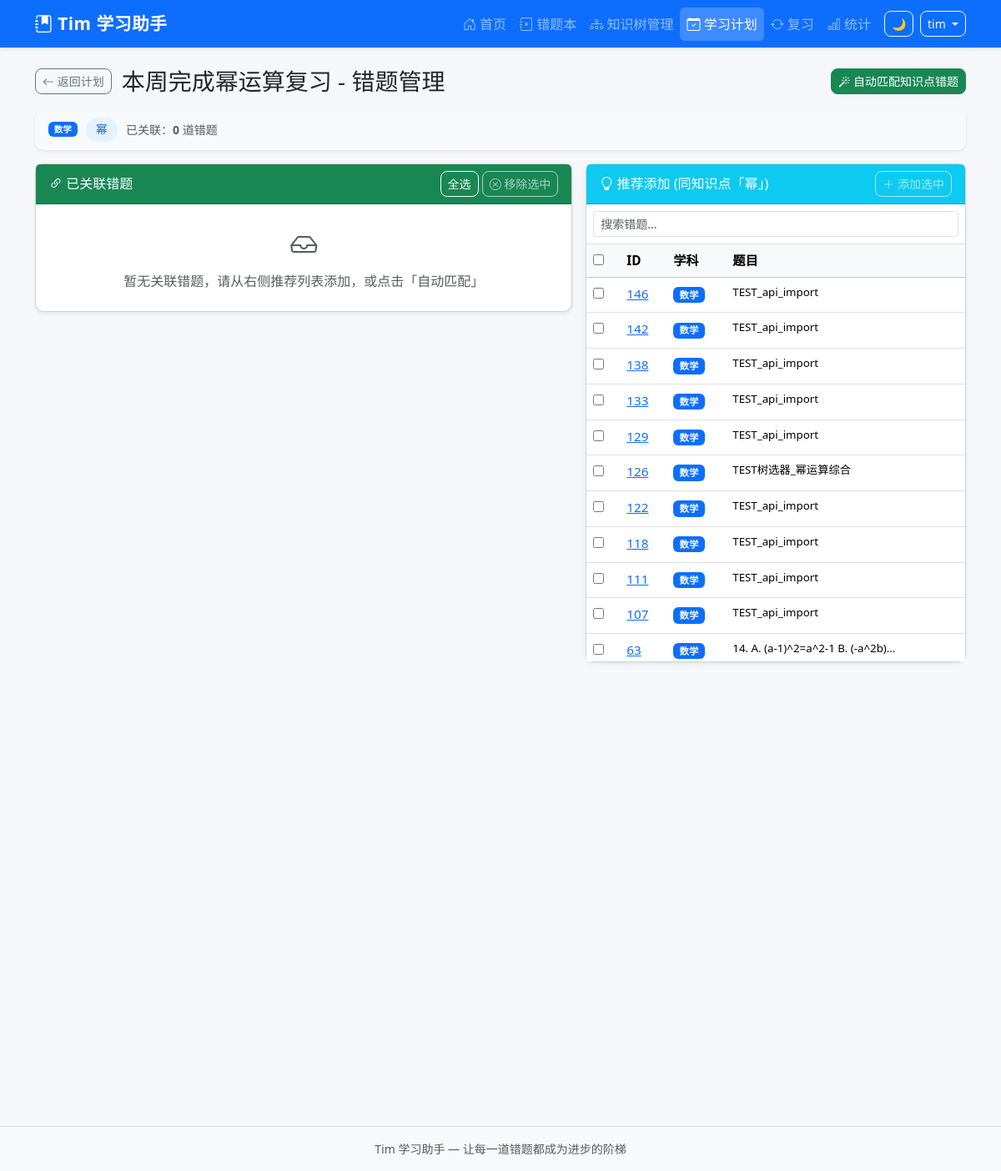
Page /study-plans/7/mistakes (signed in) on the earlier database version.
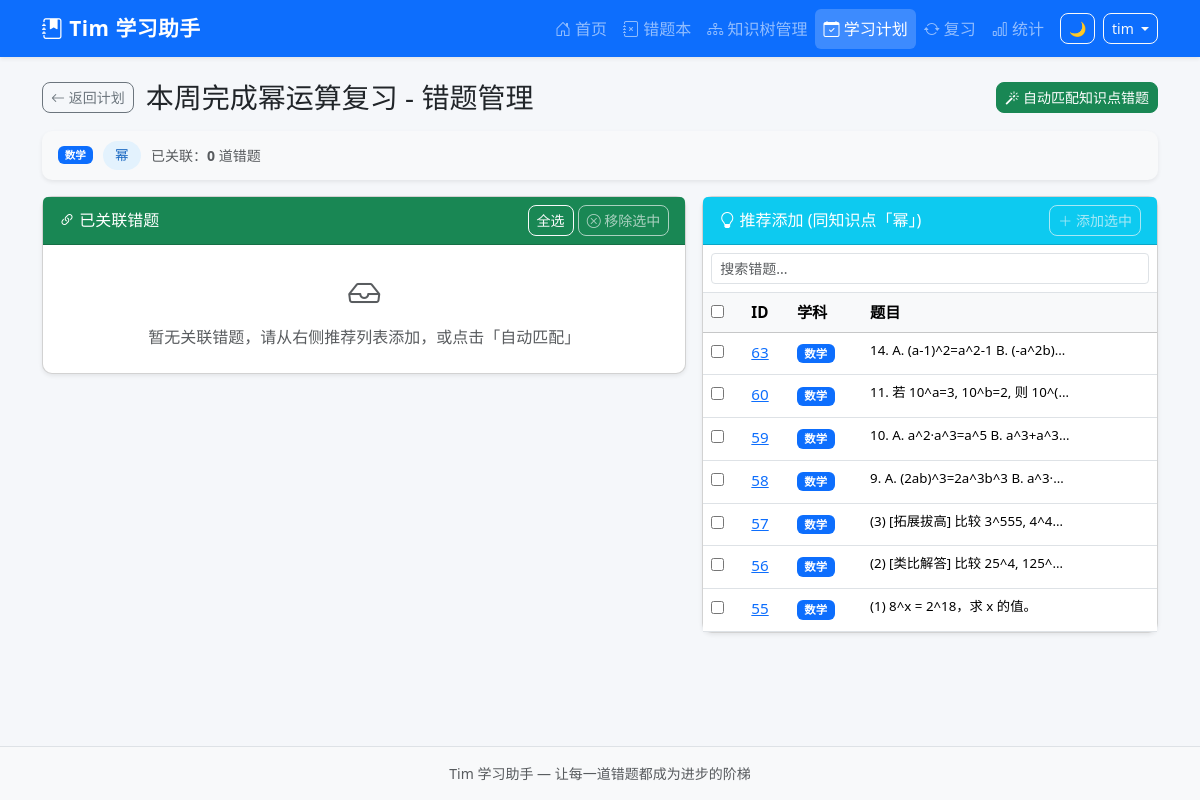
Same page on the later database version.
### tables this page shows
CREATE TABLE mistake_records (
            id INTEGER PRIMARY KEY AUTOINCREMENT,
            uuid TEXT NOT NULL,
            sys_platform TEXT NOT NULL DEFAULT 'web',
            bstudio_create_time TIMESTAMP DEFAULT CURRENT_TIMESTAMP,
            xueke TEXT NOT NULL,
            timu TEXT NOT NULL,
            xueshengdaan TEXT DEFAULT '',
            zhengquedaan TEXT DEFAULT '',
            cuowufenxi TEXT DEFAULT '',
            zhishidian TEXT DEFAULT '',
            difficulty INTEGER DEFAULT 1,
            review_count INTEGER DEFAULT 0,
            last_review_at TIMESTAMP,
            next_review_at TIMESTAMP,
            review_stage INTEGER DEFAULT 0,
            review_algorithm TEXT DEFAULT 'sm2',
            status TEXT DEFAULT 'active',
            updated_at TIMESTAMP DEFAULT CURRENT_TIMESTAMP
        , voice_data TEXT DEFAULT '');

### app.py (the view, shortened to what this page needs)
@app.route('/study-plans/<int:plan_id>/mistakes')
@login_required
def plan_mistakes(plan_id):
    plan = query_db('SELECT * FROM study_plans WHERE id=?', (plan_id,), one=True)
    if not plan:
        flash('计划不存在', 'danger')
        return redirect(url_for('study_plans'))
    linked = query_db(
        '''SELECT mr.* FROM mistake_records mr
           JOIN plan_mistakes pm ON mr.id = pm.mistake_id
           WHERE pm.plan_id = ? AND 1=1
           ORDER BY mr.bstudio_create_time DESC''',
        (plan_id,)
    )
    linked = rows_to_dicts(linked)
    for q in linked:
        q['timu_plain'] = strip_latex(q['timu'])
    suggested = []
    if plan['zhishidian']:
        suggested = query_db(
            '''SELECT mr.* FROM mistake_records mr
               WHERE mr.zhishidian LIKE ? AND 1=1
               AND mr.id NOT IN (SELECT mistake_id FROM plan_mistakes WHERE plan_id=?)
               ORDER BY mr.bstudio_create_time DESC LIMIT 20''',
            ('%' + plan['zhishidian'] + '%', plan_id)
        )
    suggested = rows_to_dicts(suggested)
    for q in suggested:
        q['timu_plain'] = strip_latex(q['timu'])
    resp = make_response(render_template('plan_mistakes.html',
        plan=plan, linked=linked, suggested=suggested,
        subjects=Config.get_subjects()))
    return set_uuid_cookie(resp, g.user_uuid)

### app.py (called while the page is built, shortened)
@app.after_request
def add_security_headers(resp):
    resp.headers['X-Frame-Options'] = 'DENY'
    resp.headers['X-Content-Type-Options'] = 'nosniff'
    resp.headers['Referrer-Policy'] = 'strict-origin-when-cross-origin'
    return resp

@app.before_request
def csrf_check():
    if 'csrf_token' not in session:
        session['csrf_token'] = str(uuid_mod.uuid4())
    if request.method in ('GET', 'HEAD', 'OPTIONS'):
        return

def login_required(f):
    @wraps(f)
    def decorated(*a, **kw):
        if 'user_id' not in session:
            return redirect(url_for('login', next=request.path))
        return f(*a, **kw)
    return decorated

@app.before_request
def before_request():
    g.user_uuid = get_or_create_uuid()
    g.username = session.get('username', '')

### config.py (called while the page is built)
    @staticmethod
    def get_subjects():
        try:
            from database import query_db
            rows = query_db("SELECT name FROM base_data WHERE category='subject' ORDER BY sort_order")
            if rows:
                return [r['name'] for r in rows]
        except Exception:
            pass
        return Config.SUBJECTS

### database.py (called while the page is built)
def rows_to_dicts(rows):
    return [dict(r) for r in rows]

### templates/plan_mistakes.html (shortened to what the changed rows need)
{% extends "base.html" %}
{% block content %}
<div class="row g-3">
    <div class="col-lg-5">
        <div class="card shadow-sm">
            <div class="card-body p-0">
                {% if suggested %}
                <div class="table-responsive" style="max-height:500px;overflow-y:auto;">
                    <table class="table table-hover mb-0">
                        <thead class="table-light sticky-top">
                            <tr>
                                <th style="width:40px"><input type="checkbox" id="suggested-all" onchange="toggleGroup('suggested', this)"></th>
                                <th>ID</th>
                                <th>学科</th>
                                <th>题目</th>
                            </tr>
                        </thead>
                        <tbody id="suggested-tbody">
                            {% for q in suggested %}
                            <tr class="suggested-row" data-keywords="{{ q['xueke'] }} {{ q.get('timu_plain', q['timu'][:50]) }} {{ q.get('zhishidian','') }}">
                                <td><input type="checkbox" class="suggested-cb" value="{{ q['id'] }}"></td>
                                <td><a href="{{ url_for('question_detail', question_id=q['id']) }}" target="_blank">{{ q['id'] }}</a></td>
                                <td><span class="badge bg-primary">{{ q['xueke'] }}</span></td>
                                <td>
                                    <span class="small d-inline-block" style="max-width:200px;overflow:hidden;text-overflow:ellipsis;white-space:nowrap;">
                                        {{ q.get('timu_plain', q['timu'][:50]) }}
                                    </span>
                                </td>
                            </tr>
                            {% endfor %}
                        </tbody>
                    </table>
                </div>
                {% endif %}
            </div>
        </div>
    </div>
</div>
{% endblock %}

Differences in the rows shown:
removed mistake_records: id "146", xueke "数学", get "TEST_api_import"
removed mistake_records: id "142", xueke "数学", get "TEST_api_import"
removed mistake_records: id "138", xueke "数学", get "TEST_api_import"
removed mistake_records: id "133", xueke "数学", get "TEST_api_import"
removed mistake_records: id "129", xueke "数学", get "TEST_api_import"
removed mistake_records: id "126", xueke "数学", get "TEST树选器_幂运算综合"
removed mistake_records: id "122", xueke "数学", get "TEST_api_import"
removed mistake_records: id "118", xueke "数学", get "TEST_api_import"
removed mistake_records: id "111", xueke "数学", get "TEST_api_import"
removed mistake_records: id "107", xueke "数学", get "TEST_api_import"
now on this page (row edited): mistake_records: id "60", xueke "数学", get "11. 若 10^a=3, 10^b=2, 则 10^(…"
now on this page (row edited): mistake_records: id "59", xueke "数学", get "10. A. a^2·a^3=a^5 B. a^3+a^3…"
now on this page (row edited): mistake_records: id "58", xueke "数学", get "9. A. (2ab)^3=2a^3b^3 B. a^3·…"
now on this page (row edited): mistake_records: id "57", xueke "数学", get "(3) [拓展拔高] 比较 3^555, 4^4…"
now on this page (row unchanged): mistake_records: id "56", xueke "数学", get "(2) [类比解答] 比较 25^4, 125^…"
now on this page (row unchanged): mistake_records: id "55", xueke "数学", get "(1) 8^x = 2^18，求 x 的值。"
